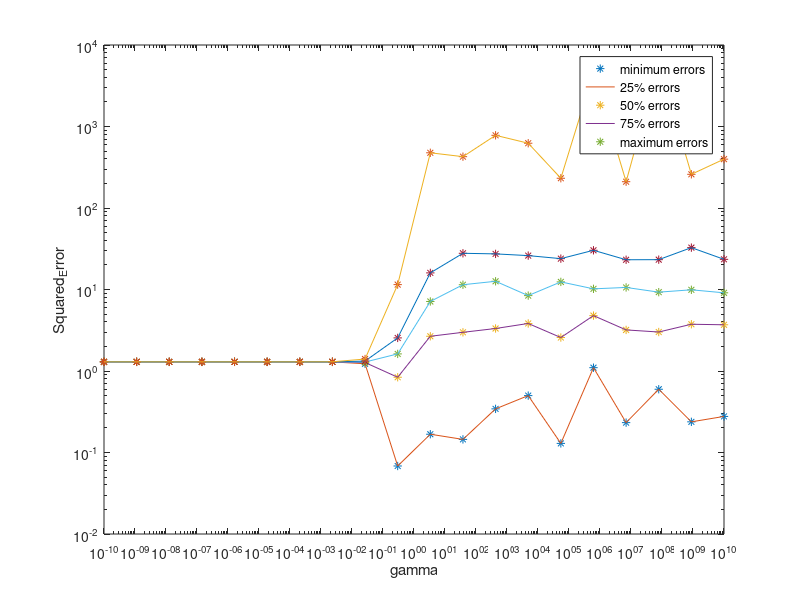

The MATLAB source for this figure:
clear all; clc;
N = 10;
M = 100;
P = 20;
sigma = 2;

L_min = zeros([1,P]);
L_25 = zeros([1,P]);
L_50 = zeros([1,P]);
L_75 = zeros([1,P]);
L_max = zeros([1,P]);

X = zeros([4,N]);
x = zeros([1,N]);



for p = 1:P
gamma = 2*10^(p-10)*eye(4);
% X = zeros([4,N]);
% x = zeros([1,N]);

%assume w
W = [1,-0.15,-0.5,0.15]';


W_save = zeros([4,100]);
L_save = zeros([1,100]);

for a = 1:M

for j = 1:N
    x(j) = 2*(rand()-0.5);
    % x = [x^3, x^2, x, 1]
    X(:,j) = [x(j)^3; x(j)^2; x(j); 1];
end
%%

%the function is
y = zeros([1,N]);
for j = 1:N
    y(j) = W'*X(:,j) + normrnd(0,sigma);
end

sum_X = zeros([4,4]);
sum_yx = zeros([4,1]);


    for j=1:N
      sum_X = sum_X + X(:,j)*X(:,j)';
      sum_yx = sum_yx + y(j)*X(:,j);
    end
  

W_map = inv(sum_X + inv(gamma^2))* sum_yx/sigma;
W_ml = inv(sum_X)* sum_yx/sigma;
L2 = sum((W_map-W).^2);

W_save(:,a) = W_map;
L_save(a) = L2;
end
%%
[maximum,id] = sort(L_save);
% W_min = W_save(:,id(1));
% W_25 = W_save(:,id(0.25*M));
% W_50 = W_save(:,id(50));
% W_75 = W_save(:,id(75));
% W_max = W_save(:,id(100));
l_min = maximum(1);
l_25 = maximum(25);
l_50 = maximum(50);
l_75 = maximum(75);
l_max = maximum(100);

L_min(p) = l_min;
L_25(p) = l_25;
L_50(p) = l_50;
L_75(p) = l_75;
L_max(p) = l_max;

end



%% plot
GAMMA = logspace(-10,10,20);
loglog(GAMMA,L_min,'*',GAMMA,L_min);
hold on
loglog(GAMMA,L_25,'*',GAMMA,L_25);
hold on
loglog(GAMMA,L_50,'*',GAMMA,L_50);
hold on
loglog(GAMMA,L_75,'*',GAMMA,L_75);
hold on
loglog(GAMMA,L_max,'*',GAMMA,L_max);
xlabel('gamma'),ylabel('Squared_Error'),
legend('minimum errors','25% errors','50% errors','75% errors','maximum errors');

% plot(x,y,'r.');
% hold on
% xx=-1:0.01:1;
% yy=polyval(W_map,xx);
% plot(xx,yy)
% %fplot('W_map(1)*x^3 + W_map(2)*x^2 + W_map(3)*x + 1',[-1,1]);
% hold on
% yy=polyval(W_ml,xx);
% plot(xx,yy)
% %fplot('W_ml(1)*x^3 + W_ml(2)*x^2 + W_ml(3)*x + 1',[-1,1]);
% hold on
% 
% legend('data point','MAP estimation','ML estimation');
% hold on
% 
% grid on